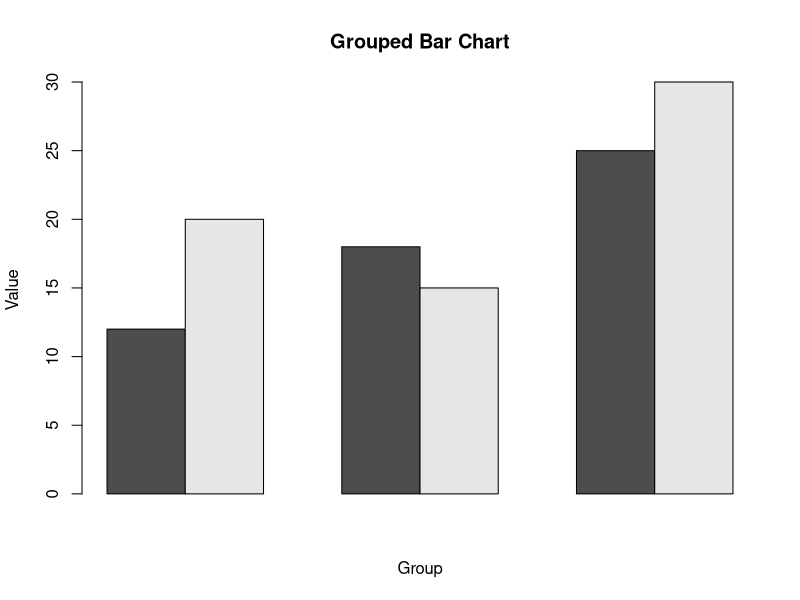

Generate this figure with R:
m <- matrix(c(12, 18, 25, 20, 15, 30),
            nrow = 2, byrow = TRUE)

barplot(m,
        beside = TRUE,
        main = "Grouped Bar Chart",
        xlab = "Group",
        ylab = "Value")
